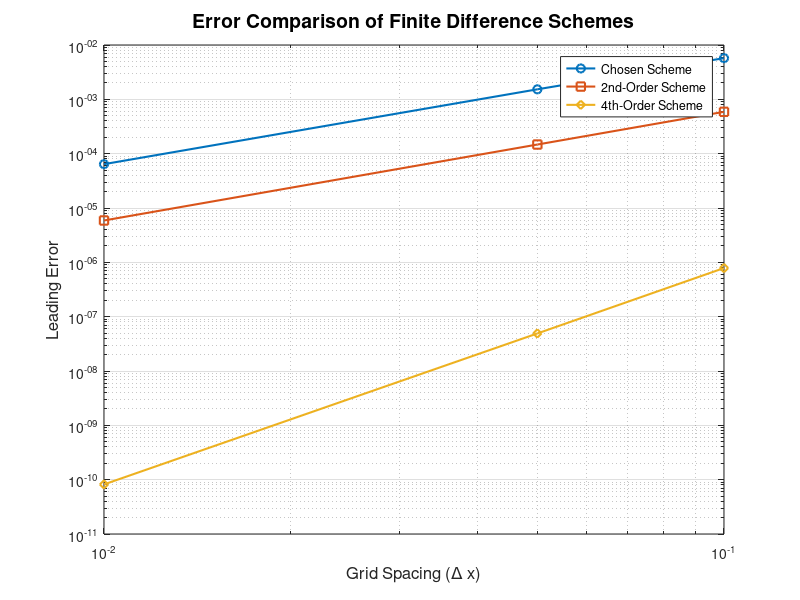

MATLAB code for this plot:
% Definition of the function and its exact second derivative
f = @(x) sin(x);
exact_second_derivative = @(x) -sin(x);

% Grid spacings for this example
grid_spacings = [0.1, 0.05, 0.01];
x_i = pi / 4; % Point of interest

% Arrays for errors
errors_chosen = zeros(size(grid_spacings));
errors_second_order = zeros(size(grid_spacings));
errors_fourth_order = zeros(size(grid_spacings));

% For Loop over each grid spacing that is being used (0.1, 0.05 and 0.01)
for idx = 1:length(grid_spacings)
    dx = grid_spacings(idx);
    
    % Neighboring points (±0.1, ±0.05 and ±0.01)
    x_i_minus_1 = x_i - dx;
    x_i_minus_2 = x_i - 2*dx;
    x_i_minus_3 = x_i - 3*dx;
    x_i_plus_1 = x_i + dx;
    x_i_plus_2 = x_i + 2*dx;
    
    % Chosen scheme
    numerical_chosen = (2*f(x_i) - 5*f(x_i_minus_1) + 4*f(x_i_minus_2) - f(x_i_minus_3)) / dx^2;
    errors_chosen(idx) = abs(numerical_chosen - exact_second_derivative(x_i));
    
    % Second-order scheme
    numerical_second_order = (f(x_i_plus_1) - 2*f(x_i) + f(x_i_minus_1)) / dx^2;
    errors_second_order(idx) = abs(numerical_second_order - exact_second_derivative(x_i));
    
    % Fourth-order scheme
    numerical_fourth_order = (-f(x_i_plus_2) + 16*f(x_i_plus_1) - 30*f(x_i) + 16*f(x_i_minus_1) - f(x_i_minus_2)) / (12*dx^2);
    errors_fourth_order(idx) = abs(numerical_fourth_order - exact_second_derivative(x_i));
end

% Results Table
fprintf('Grid Spacing (dx) | Chosen Error | 2nd-Order Error | 4th-Order Error\n');
fprintf('---------------------------------------------------------------\n');
for idx = 1:length(grid_spacings)
    fprintf('%15.5f | %12.6e | %15.6e | %15.6e\n', grid_spacings(idx), errors_chosen(idx), errors_second_order(idx), errors_fourth_order(idx));
end

% Plot errors against grid spacing on a log-log scale
figure(1);
loglog(grid_spacings, errors_chosen, '-o', 'LineWidth', 1.5, 'DisplayName', 'Chosen Scheme');
hold on;
loglog(grid_spacings, errors_second_order, '-s', 'LineWidth', 1.5, 'DisplayName', '2nd-Order Scheme');
loglog(grid_spacings, errors_fourth_order, '-d', 'LineWidth', 1.5, 'DisplayName', '4th-Order Scheme');
grid on;
xlabel('Grid Spacing (\Delta x)', 'FontSize', 12);
ylabel('Leading Error', 'FontSize', 12);
title('Error Comparison of Finite Difference Schemes', 'FontSize', 14);
legend('Location', 'best');
